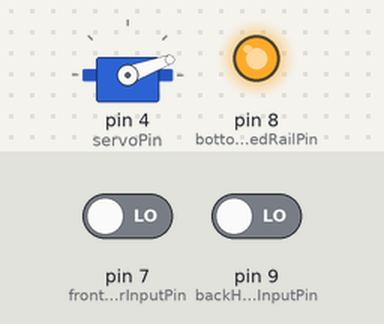
Simulated run of this sketch. Board: Arduino Uno, built with avr-gcc and run on an emulated ATmega328P. Shown: servo, output pins drawn as LEDs (lit = HIGH). The inputs (shaded band) are chosen by the test bench; at power-on: pin 9 (backHallSensorInputPin) LOW, pin 7 (frontHallSensorInputPin) LOW.

Above: at 2.8 s.
2.9 s: pin 9 (backHallSensorInputPin) driven HIGH
At 4.2 s:
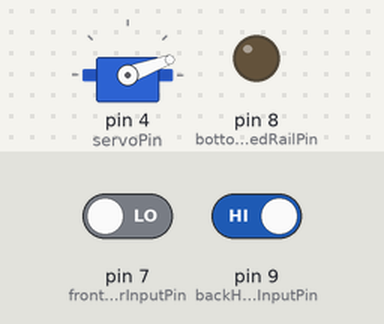
4.5 s: pin 9 (backHallSensorInputPin) driven LOW
At 5.3 s:
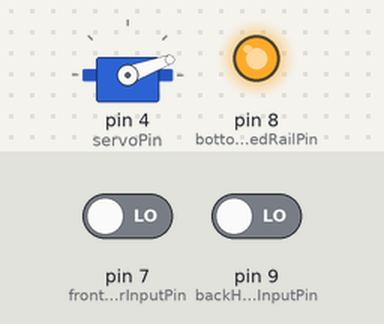
8.7 s: pin 7 (frontHallSensorInputPin) driven HIGH
At 10.4 s:
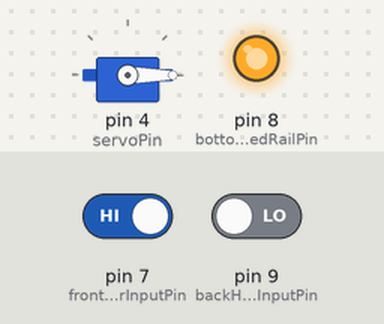
11.0 s: pin 7 (frontHallSensorInputPin) driven LOW
At 11.6 s:
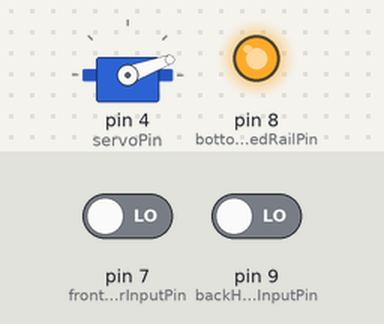
Timing chart, 0 to 14.0 s (numbered marks = the images above; inputs shaded):
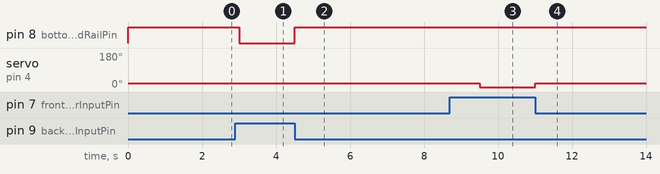

The sketch:

TrainProject.ino
```cpp
#include <Servo.h>

//Define Inputs and Output Pins
int frontHallSensorInputPin = 7;
int backHallSensorInputPin = 9;
int bottomDisconnectedRailPin = 8;
int servoPin = 4;

//Define default status variables of pins
int initialFrontHallSensorReading;
int initialBackHallSensorReading;
boolean isTrainPassing = false;
Servo bridge;

//Abstraction Functions
void setBottomRail(boolean isEnabled){
  if (isEnabled){
    digitalWrite(bottomDisconnectedRailPin,LOW);
  }else{
    digitalWrite(bottomDisconnectedRailPin,HIGH);
  }
}

boolean getFrontHallSensorReading(){
  return digitalRead(frontHallSensorInputPin);
}
boolean getBackHallSensorReading(){
  return digitalRead(backHallSensorInputPin);
}

boolean isTrainPassingFrontSensor(){
  if (getFrontHallSensorReading() != initialFrontHallSensorReading){
    return true;
  }else{
    return false;
  }
}

boolean isTrainPassingBackSensor(){
  if (getBackHallSensorReading() != initialBackHallSensorReading){
    return true;
  }else{
    return false;
  }
}

void moveBridgeTo(int amount){
  bridge.write(amount);
}
//

void setup() {
  //Setup pin modes
  pinMode(frontHallSensorInputPin,INPUT);
  pinMode(backHallSensorInputPin,INPUT);
  pinMode(bottomDisconnectedRailPin,OUTPUT);
  bridge.attach(servoPin);

  //Get initial readings
  initialFrontHallSensorReading = 1;
  initialBackHallSensorReading = 1;
  setBottomRail(false);
}

void loop() {
  if (isTrainPassingFrontSensor() && !isTrainPassing){
    isTrainPassing = true;
    moveBridgeTo(20);
    delay(1000);
    setBottomRail(true);
  }
  if (isTrainPassingBackSensor() && isTrainPassing){
    isTrainPassing = false;
    moveBridgeTo(0);
    setBottomRail(false);
  }
}
```

Measured:
- after the input at 2.9 s, pin 8 (bottomDisconnectedRailPin): HIGH → LOW after 0.10 s
- after the input at 4.5 s, pin 8 (bottomDisconnectedRailPin): LOW → HIGH at once
- after the input at 8.7 s, servo on pin 4 (servoPin): 20° → 0° after 0.80 s
- after the input at 11.0 s, servo on pin 4 (servoPin): 0° → 20° at once
